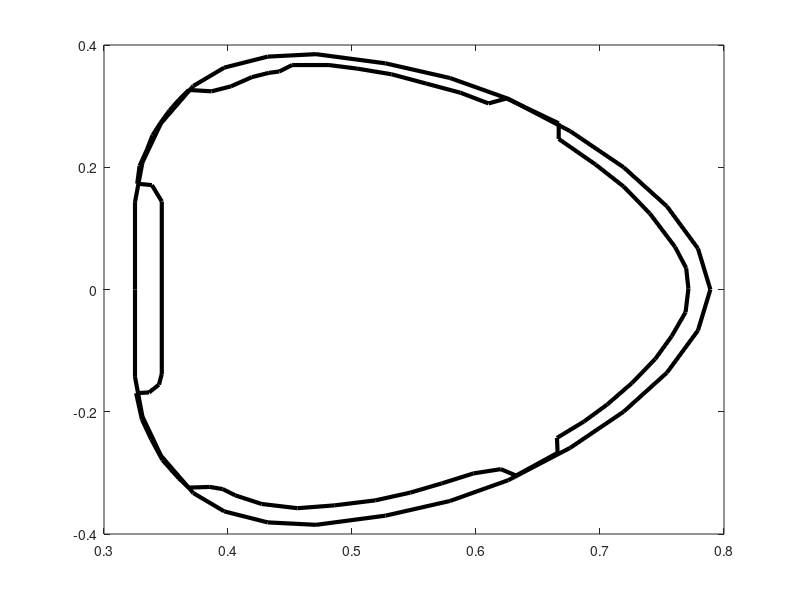

MATLAB code to generate this figure:
%%%%%%%%%%%%%%%%%%%%%%%%%%%%%%%%%%%%%%%%%%%%%%%%%%%%%%%%%%%%%%%%%%%%%%%%%%%%%%%%%%%%%%%%
%
%[R,Z,R2,Z2]=plot_COMPASS_vessel(ploti);
%
%Returns the coordinate of the vessel cross section of COMPASS
% 
%%%%%%%%%%%%%%%%%%%%%%%%%%%%%%%
%% INPUTS %%%%%%%%%%%%%%%%%%%%%
%%%%%%%%%%%%%%%%%%%%%%%%%%%%%%%
%
%ploti : optional : if different than 0, then plot the vessel
%
%%%%%%%%%%%%%%%%%%%%%%%%%%%%%%%
%% OUTPUTS %%%%%%%%%%%%%%%%%%%%
%%%%%%%%%%%%%%%%%%%%%%%%%%%%%%%
%
%R,Z : major radius and vertical position (m) of the main vessel cross section
%R2,Z2 : limiter positions


function [R,Z,R2,Z2]=plot_COMPASS_vessel(ploti)

if nargin==0
	ploti=1;
end

r_maj=0.557; 

R=r_maj+[-0.232,-0.232,-0.226,-0.211,-0.185,-0.160,-0.125,-0.086,-0.030,0.022,0.069,0.119,0.162,0.197,...
0.222,0.232,0.222,0.197,0.162,0.119,0.069,0.022,-0.030,-0.086,-0.125,-0.160,-0.185,-0.211,-0.226,-0.232,-0.232];

Z=[0.,0.143,0.208,0.272,0.333,0.363,0.381,0.385,0.370,0.346,0.312,0.259,0.200,0.136,0.067,0.,-0.067,...
-0.136,-0.200,-0.259,-0.312,-0.346,-0.370,-0.385,-0.381,-0.363,-0.333,-0.272,-0.208,-0.143,0.0];




R2=[0.3268    0.3287    0.3344    0.3391    0.3457    0.3528    0.3603    0.3683    0.3867    0.4023    0.4192    0.4329    0.4414    0.4517    0.4814    0.5041    0.5319    0.5597    0.5875    0.6101    0.6247    0.6667    0.6667    0.6964    0.7190    0.7402    0.7605    0.7695    0.7713    0.7690    0.7577    0.7445    0.7256    0.7058    0.6870    0.6653    0.6658    0.6323    0.6200    0.5979    0.5724    0.5470    0.5187    0.4857    0.4560    0.4272    0.4060    0.3957    0.3853    0.3683    0.3603    0.3471    0.3381    0.3306    0.3259    0.3363    0.3443    0.3466    0.3466    0.3386    0.3268];



Z2=[ 0.1731    0.2022    0.2277    0.2521    0.2731    0.2928    0.3102    0.3265    0.3242    0.3323    0.3474    0.3544    0.3567    0.3672    0.3672    0.3614    0.3521    0.3370    0.3219    0.3044    0.3126    0.2719    0.2463    0.2045    0.1685    0.1243    0.0697    0.0349    0.0012   -0.0372   -0.0767   -0.1138   -0.1533   -0.1882   -0.2161   -0.2428   -0.2672   -0.3044   -0.2939   -0.3009   -0.3172   -0.3323   -0.3450   -0.3532   -0.3578   -0.3509   -0.3369   -0.3265   -0.3230   -0.3241   -0.3090   -0.2788   -0.2451   -0.2126   -0.1696   -0.1684   -0.1557   -0.1382    0.1441    0.1708    0.1731];


if ploti

	plot(R,Z,'k','linewidth',3);
    hold on
    plot(R2,Z2,'color',[0.0 0.0 0.0],'linewidth',3);

end

%     xlim([0.15 0.8]);ylim([-0.5 0.5])
